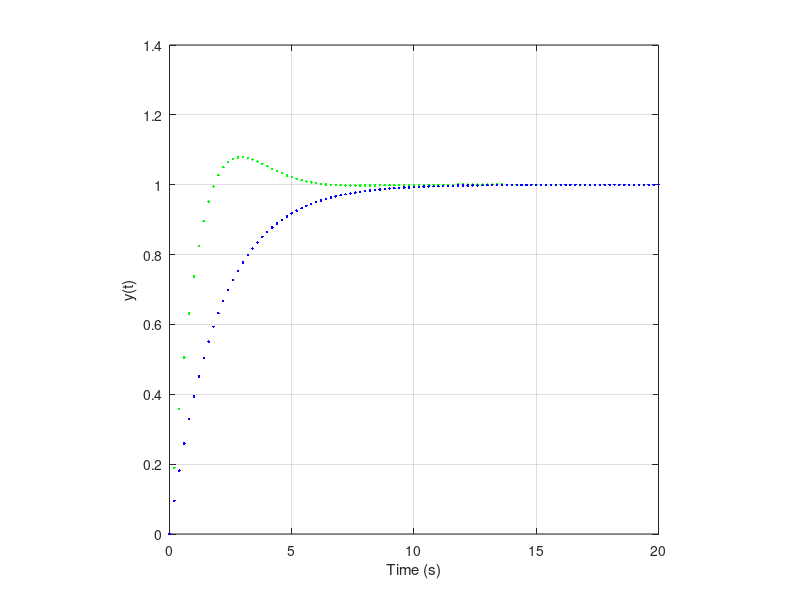

The MATLAB source for this figure:
% Funcion de transferencia de Planta
Y = tf([10],[2 1])

% Funcion de transferencia de controlador PID
Kc1 = 0.2;
t11 = 1;
td1 = 0;

Gc1 = Kc1 + tf([Kc1],[t11 0]) + tf([Kc1*td1 0],[1])

% Funcion de transferencia a Lazo Cerrado
G_CL1 = Y*Gc1/(1+Y*Gc1);
[y1,td1] = step(G_CL1);

% Funcion de transferencia de controlador PID
Kc2 = 0.1;
t12 = 2;
td2 = 0;

Gc2 = Kc2 + tf([Kc2],[t12 0]) + tf([Kc2*td2 0],[1])

% Funcion de transferencia a Lazo Cerrado
G_CL2 = Y*Gc2/(1+Y*Gc2);
[y2,td2] = step(G_CL2);



plot(td1,y1,'g.')
hold on
plot(td2,y2,'b.')
hold on
grid
axis square
ylabel('y(t)')
xlabel('Time (s)')



